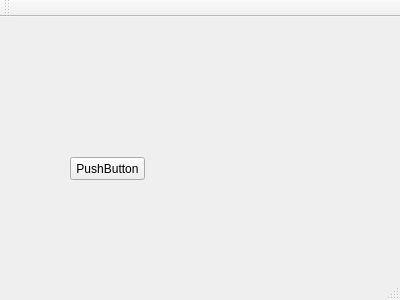
<?xml version="1.0" encoding="UTF-8"?>
<ui version="4.0">
 <class>MainWindow</class>
 <widget class="QMainWindow" name="MainWindow">
  <property name="geometry">
   <rect>
    <x>0</x>
    <y>0</y>
    <width>400</width>
    <height>300</height>
   </rect>
  </property>
  <property name="windowTitle">
   <string>MainWindow</string>
  </property>
  <widget class="QWidget" name="centralWidget">
   <widget class="QPushButton" name="pushButton">
    <property name="geometry">
     <rect>
      <x>70</x>
      <y>140</y>
      <width>75</width>
      <height>23</height>
     </rect>
    </property>
    <property name="text">
     <string>PushButton</string>
    </property>
   </widget>
  </widget>
  <widget class="QMenuBar" name="menuBar">
   <property name="geometry">
    <rect>
     <x>0</x>
     <y>0</y>
     <width>400</width>
     <height>23</height>
    </rect>
   </property>
  </widget>
  <widget class="QToolBar" name="mainToolBar">
   <attribute name="toolBarArea">
    <enum>TopToolBarArea</enum>
   </attribute>
   <attribute name="toolBarBreak">
    <bool>false</bool>
   </attribute>
  </widget>
  <widget class="QStatusBar" name="statusBar"/>
 </widget>
 <layoutdefault spacing="6" margin="11"/>
 <resources/>
 <connections/>
</ui>
